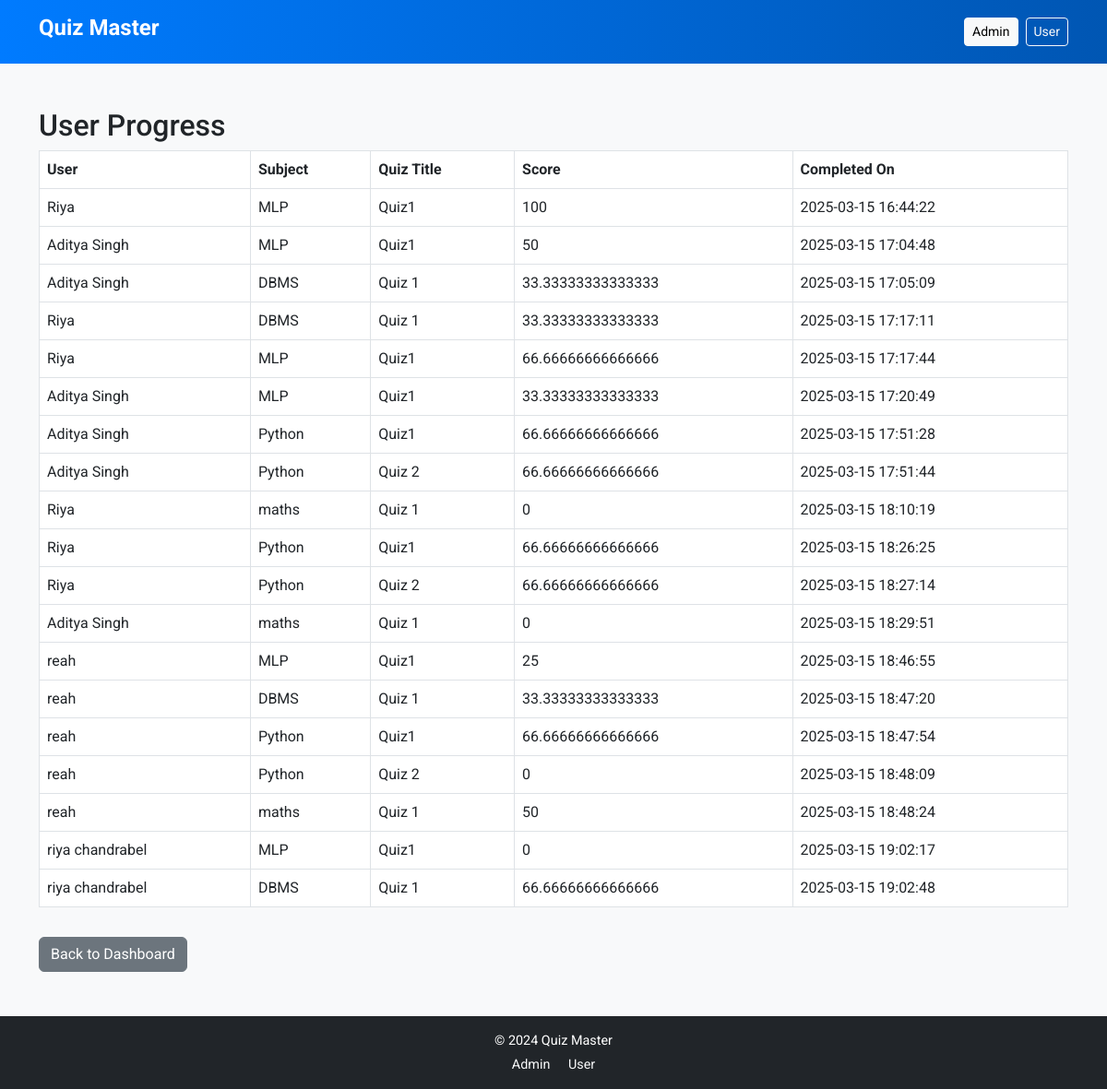
The page /admin/user_progress (signed in) on the database its author committed.
### models/quiz.py (models this page shows)
class UserQuizProgress(db.Model):
    __tablename__ = 'user_quiz_progress'
    id = db.Column(db.Integer, primary_key=True)
    user_id = db.Column(db.Integer, db.ForeignKey('user.id'), nullable=False)
    quiz_id = db.Column(db.Integer, db.ForeignKey('quiz.id'), nullable=False)
    score = db.Column(db.Integer, nullable=False)
    completed_on = db.Column(db.DateTime, nullable=False)
    user_answers = db.Column(JSON, nullable=True)

class Quiz(db.Model):
    id = db.Column(db.Integer, primary_key=True)
    title = db.Column(db.String(120), nullable=False)
    chapter_id = db.Column(db.Integer, db.ForeignKey('chapter.id'), nullable=False)  # Ensure chapter_id is used
    date = db.Column(db.Date, nullable=False)
    duration = db.Column(db.Integer, nullable=False)
    questions = db.relationship('Question', backref='quiz', lazy=True)

### models/user.py (models this page shows)
class User(UserMixin,db.Model):
    id = db.Column(db.Integer, primary_key=True)
    username = db.Column(db.String(80), unique=True, nullable=False)
    password = db.Column(db.String(120), nullable=False)
    full_name = db.Column(db.String(120), nullable=False)
    qualification = db.Column(db.String(120), nullable=False)
    dob = db.Column(db.Date, nullable=False)
    role = db.Column(db.String(10), nullable=False)  # 'admin' or 'user'

### models/subject.py (models this page shows)
class Subject(db.Model):
    id = db.Column(db.Integer, primary_key=True)
    name = db.Column(db.String(120), nullable=False)
    description = db.Column(db.String(250), nullable=False)
    chapters = db.relationship('Chapter', backref='subject', lazy=True)  # Keep the relationship with chapters

### controllers/admin_controller.py (the view)
@bp.route('/user_progress', methods=['GET'])
def user_progress():
    if session.get('admin_logged_in'):
        progress_data = db.session.query(
            User.full_name,
            Subject.name.label('subject_name'),
            Quiz.title,
            UserQuizProgress.score,
            UserQuizProgress.completed_on
        ).join(UserQuizProgress, User.id == UserQuizProgress.user_id)\
         .join(Quiz, Quiz.id == UserQuizProgress.quiz_id)\
         .join(Chapter, Quiz.chapter_id == Chapter.id)\
         .join(Subject, Chapter.subject_id == Subject.id).all()
        return render_template('admin/user_progress.html', progress_data=progress_data)
    else:
        flash('Please log in as Admin to access this page.', 'error')
        return redirect(url_for('admin.login'))

### templates/admin/user_progress.html (shortened to what this page needs)
{% extends 'base.html' %}
{% block content %}
<h2>User Progress</h2>
<table class="table table-bordered">
    <thead>
        <tr>
            <th>User</th>
            <th>Subject</th>
            <th>Quiz Title</th>
            <th>Score</th>
            <th>Completed On</th>
        </tr>
    </thead>
    <tbody>
        {% for progress in progress_data %}
        <tr>
            <td>{{ progress[0] }}</td>
            <td>{{ progress[1] }}</td>
            <td>{{ progress[2] }}</td>
            <td>{{ progress[3] }}</td>
            <td>{{ progress[4].strftime('%Y-%m-%d %H:%M:%S') }}</td>
        </tr>
        {% endfor %}
    </tbody>
</table>
<a href="{{ url_for('admin.dashboard') }}" class="btn btn-secondary mt-3">Back to Dashboard</a>
{% endblock %}

### static/css/style.css (style rules this page uses)
body { font-family: 'Roboto', sans-serif; background-color: #f8f9fa; }
html, body { height: 100%; margin: 0; display: flex; flex-direction: column; }

### rows shown on the page
UserQuizProgress: full_name "Riya", name "MLP", title "Quiz1", score "100", completed_on "2025-03-15 16:44:22"
UserQuizProgress: full_name "Aditya Singh", name "MLP", title "Quiz1", score "50", completed_on "2025-03-15 17:04:48"
UserQuizProgress: full_name "Aditya Singh", name "DBMS", title "Quiz 1", score "33.33333333333333", completed_on "2025-03-15 17:05:09"
UserQuizProgress: full_name "Riya", name "DBMS", title "Quiz 1", score "33.33333333333333", completed_on "2025-03-15 17:17:11"
UserQuizProgress: full_name "Riya", name "MLP", title "Quiz1", score "66.66666666666666", completed_on "2025-03-15 17:17:44"
UserQuizProgress: full_name "Aditya Singh", name "MLP", title "Quiz1", score "33.33333333333333", completed_on "2025-03-15 17:20:49"
UserQuizProgress: full_name "Aditya Singh", name "Python", title "Quiz1", score "66.66666666666666", completed_on "2025-03-15 17:51:28"
UserQuizProgress: full_name "Aditya Singh", name "Python", title "Quiz 2", score "66.66666666666666", completed_on "2025-03-15 17:51:44"
UserQuizProgress: full_name "Riya", name "maths", title "Quiz 1", score "0", completed_on "2025-03-15 18:10:19"
UserQuizProgress: full_name "Riya", name "Python", title "Quiz1", score "66.66666666666666", completed_on "2025-03-15 18:26:25"
UserQuizProgress: full_name "Riya", name "Python", title "Quiz 2", score "66.66666666666666", completed_on "2025-03-15 18:27:14"
UserQuizProgress: full_name "Aditya Singh", name "maths", title "Quiz 1", score "0", completed_on "2025-03-15 18:29:51"
UserQuizProgress: full_name "reah", name "MLP", title "Quiz1", score "25", completed_on "2025-03-15 18:46:55"
UserQuizProgress: full_name "reah", name "DBMS", title "Quiz 1", score "33.33333333333333", completed_on "2025-03-15 18:47:20"
UserQuizProgress: full_name "reah", name "Python", title "Quiz1", score "66.66666666666666", completed_on "2025-03-15 18:47:54"
UserQuizProgress: full_name "reah", name "Python", title "Quiz 2", score "0", completed_on "2025-03-15 18:48:09"
UserQuizProgress: full_name "reah", name "maths", title "Quiz 1", score "50", completed_on "2025-03-15 18:48:24"
UserQuizProgress: full_name "riya chandrabel", name "MLP", title "Quiz1", score "0", completed_on "2025-03-15 19:02:17"
UserQuizProgress: full_name "riya chandrabel", name "DBMS", title "Quiz 1", score "66.66666666666666", completed_on "2025-03-15 19:02:48"
